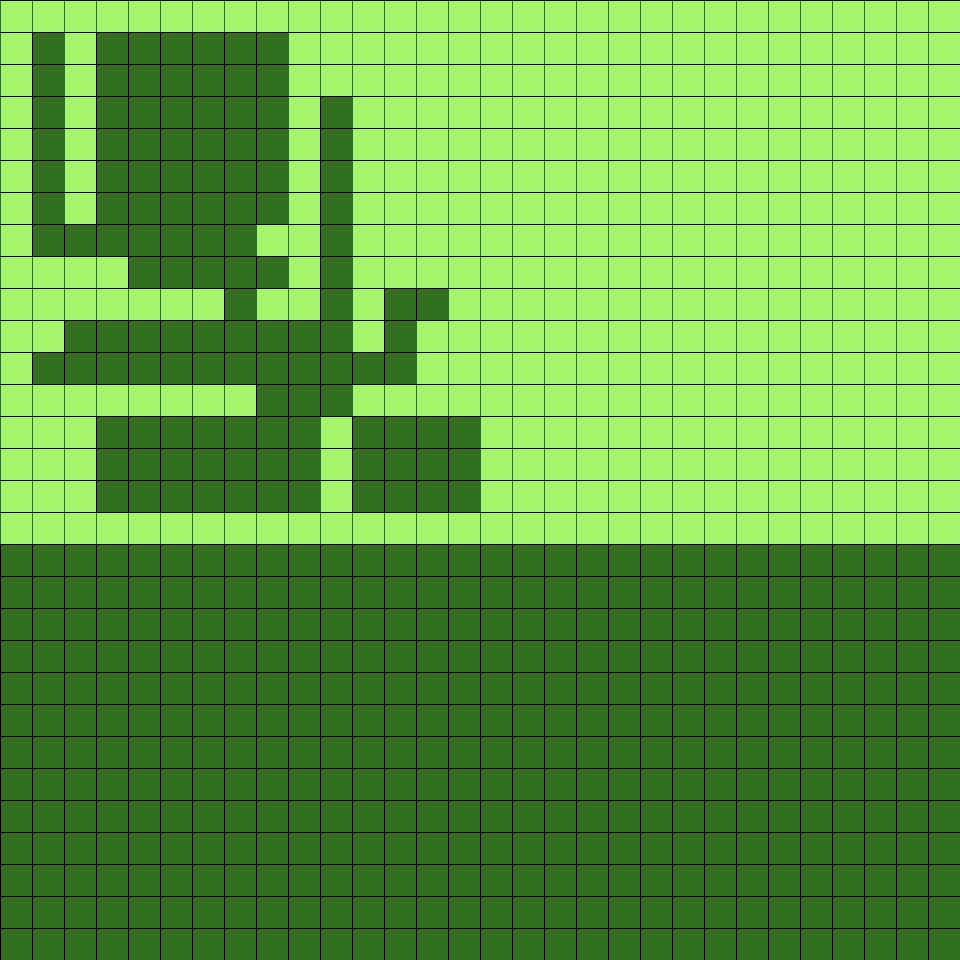

Rendered tile map (Tiled .tmx) drawn with the repository's tilesets; below, a short description and the map source with its tile grids summarised:
An orthogonal 30x30 tile map with 32x32 px tiles, 1 tile layer (TileLayer), 4 hidden layers not drawn and 119 objects (18x Connection, 17x Room, 6x Stairs, 5x Player, 5x miniSlime, ...).

<map version="1.10" tiledversion="1.10.2" orientation="orthogonal" renderorder="right-down" width="30" height="30" tilewidth="32" tileheight="32" infinite="0" nextlayerid="22" nextobjectid="152">
 <tileset firstgid="1" name="MapTile" tilewidth="32" tileheight="32" tilecount="2" columns="2">
  <image source="MapTile.png" width="66" height="34" />
 </tileset>
 <group id="6" name="5F" visible="0" locked="1">
  <layer id="10" name="TileLayer" width="30" height="30">
   <data>[900 cells, 900 non-empty, 2 distinct tile ids]</data>
  </layer>
  <objectgroup id="11" name="ObjectLayer">
   <object id="18" name="Player" x="129" y="129" width="31" height="31">
    <properties>
     <property name="Type" value="Player" />
    </properties>
   </object>
   <object id="19" name="気絶の罠" x="481" y="225" width="31" height="31">
    <properties>
     <property name="Type" value="Trap" />
    </properties>
   </object>
   <object id="20" name="混乱の罠" x="385" y="225" width="31" height="31">
    <properties>
     <property name="Type" value="Trap" />
    </properties>
   </object>
   <object id="21" name="毒の罠" x="289" y="225" width="31" height="31">
    <properties>
     <property name="Type" value="Trap" />
    </properties>
   </object>
   <object id="22" name="空腹の罠" x="193" y="193" width="31" height="31">
    <properties>
     <property name="Type" value="Trap" />
    </properties>
   </object>
   <object id="23" name="落石の罠" x="65" y="193" width="31" height="31">
    <properties>
     <property name="Type" value="Trap" />
    </properties>
   </object>
   <object id="32" name="Stairs" x="65" y="65" width="31" height="31">
    <properties>
     <property name="Type" value="Stairs" />
    </properties>
   </object>
   <object id="53" name="盲目の罠" x="577" y="225" width="31" height="31">
    <properties>
     <property name="Type" value="Trap" />
    </properties>
   </object>
   <object id="54" name="Stairs" x="865" y="65" width="31" height="31">
    <properties>
     <property name="Type" value="Stairs" />
    </properties>
   </object>
   <object id="55" name="毒の罠" x="289" y="65" width="31" height="31">
    <properties>
     <property name="Type" value="Trap" />
    </properties>
   </object>
   <object id="56" name="混乱の罠" x="385" y="65" width="31" height="31">
    <properties>
     <property name="Type" value="Trap" />
    </properties>
   </object>
   <object id="57" name="気絶の罠" x="481" y="65" width="31" height="31">
    <properties>
     <property name="Type" value="Trap" />
    </properties>
   </object>
   <object id="58" name="盲目の罠" x="577" y="65" width="31" height="31">
    <properties>
     <property name="Type" value="Trap" />
    </properties>
   </object>
   <object id="59" name="Cannon" x="641" y="257" width="31" height="31">
    <properties>
     <property name="Type" value="Enemy" />
    </properties>
   </object>
   <object id="60" name="Cannon" x="641" y="33" width="31" height="31">
    <properties>
     <property name="Type" value="Enemy" />
    </properties>
   </object>
   <object id="61" name="Connection" x="193" y="353" width="31" height="31">
    <properties>
     <property name="Type" value="Connection" />
    </properties>
   </object>
   <object id="62" name="Connection" x="289" y="353" width="31" height="31">
    <properties>
     <property name="Type" value="Connection" />
    </properties>
   </object>
   <object id="63" name="Connection" x="417" y="385" width="31" height="31">
    <properties>
     <property name="Type" value="Connection" />
    </properties>
   </object>
   <object id="64" name="Connection" x="513" y="385" width="31" height="31">
    <properties>
     <property name="Type" value="Connection" />
    </properties>
   </object>
   <object id="65" name="Connection" x="97" y="449" width="31" height="31">
    <properties>
     <property name="Type" value="Connection" />
    </properties>
   </object>
   <object id="66" name="Connection" x="97" y="545" width="31" height="31">
    <properties>
     <property name="Type" value="Connection" />
    </properties>
   </object>
   <object id="67" name="Connection" x="129" y="673" width="31" height="31">
    <properties>
     <property name="Type" value="Connection" />
    </properties>
   </object>
   <object id="68" name="Connection" x="129" y="865" width="31" height="31">
    <properties>
     <property name="Type" value="Connection" />
    </properties>
   </object>
   <object id="69" name="Connection" x="193" y="577" width="31" height="31">
    <properties>
     <property name="Type" value="Connection" />
    </properties>
   </object>
   <object id="70" name="Connection" x="289" y="577" width="31" height="31">
    <properties>
     <property name="Type" value="Connection" />
    </properties>
   </object>
   <object id="71" name="Connection" x="321" y="449" width="31" height="31">
    <properties>
     <property name="Type" value="Connection" />
    </properties>
   </object>
   <object id="72" name="Connection" x="321" y="545" width="31" height="31">
    <properties>
     <property name="Type" value="Connection" />
    </properties>
   </object>
   <object id="73" name="Connection" x="353" y="673" width="31" height="31">
    <properties>
     <property name="Type" value="Connection" />
    </properties>
   </object>
   <object id="74" name="Connection" x="353" y="769" width="31" height="31">
    <properties>
     <property name="Type" value="Connection" />
    </properties>
   </object>
   <object id="75" name="Connection" x="417" y="609" width="31" height="31">
    <properties>
     <property name="Type" value="Connection" />
    </properties>
   </object>
   <object id="76" name="Connection" x="513" y="609" width="31" height="31">
    <properties>
     <property name="Type" value="Connection" />
    </properties>
   </object>
   <object id="77" name="Connection" x="513" y="833" width="31" height="31">
    <properties>
     <property name="Type" value="Connection" />
    </properties>
   </object>
   <object id="78" name="Connection" x="417" y="833" width="31" height="31">
    <properties>
     <property name="Type" value="Connection" />
    </properties>
   </object>
   <object id="79" name="Room" x="65" y="321" width="159" height="159">
    <properties>
     <property name="Type" value="Room" />
    </properties>
   </object>
   <object id="80" name="Room" x="65" y="545" width="159" height="159">
    <properties>
     <property name="Type" value="Room" />
    </properties>
   </object>
   <object id="81" name="Room" x="289" y="321" width="159" height="159">
    <properties>
     <property name="Type" value="Room" />
    </properties>
   </object>
   </objectgroup>
 </group>
 <group id="5" name="4F" locked="1">
  <layer id="1" name="TileLayer" width="30" height="30">
   <data>[900 cells, 900 non-empty, 2 distinct tile ids]</data>
  </layer>
  <objectgroup id="3" name="ObjectLayer">
   <!-- 78 objects omitted --></objectgroup>
 </group>
 <group id="19" name="3F" visible="0" locked="1">
  <layer id="20" name="TileLayer" width="30" height="30">
   <data>[900 cells, 900 non-empty, 2 distinct tile ids]</data>
  </layer>
  <objectgroup id="21" name="ObjectLayer">
   <!-- 46 objects omitted --></objectgroup>
 </group>
 <group id="16" name="2F" visible="0" locked="1">
  <layer id="17" name="TileLayer" width="30" height="30">
   <data>[900 cells, 900 non-empty, 2 distinct tile ids]</data>
  </layer>
  <objectgroup id="18" name="ObjectLayer">
   <!-- 32 objects omitted --></objectgroup>
 </group>
 <group id="13" name="1F" visible="0" locked="1">
  <layer id="14" name="TileLayer" width="30" height="30">
   <data>[900 cells, 900 non-empty, 2 distinct tile ids]</data>
  </layer>
  <objectgroup id="15" name="ObjectLayer">
   <!-- 14 objects omitted --></objectgroup>
 </group>
</map>
<!-- 83 of 119 objects omitted -->
